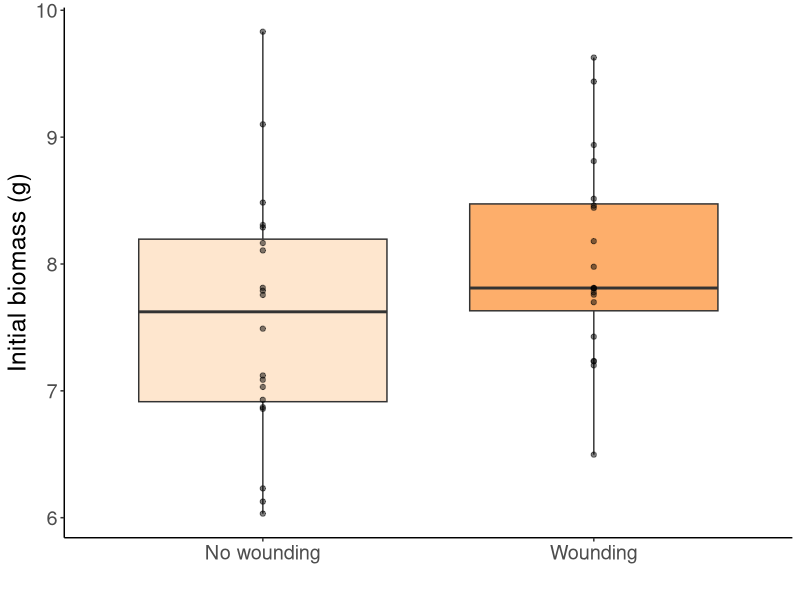
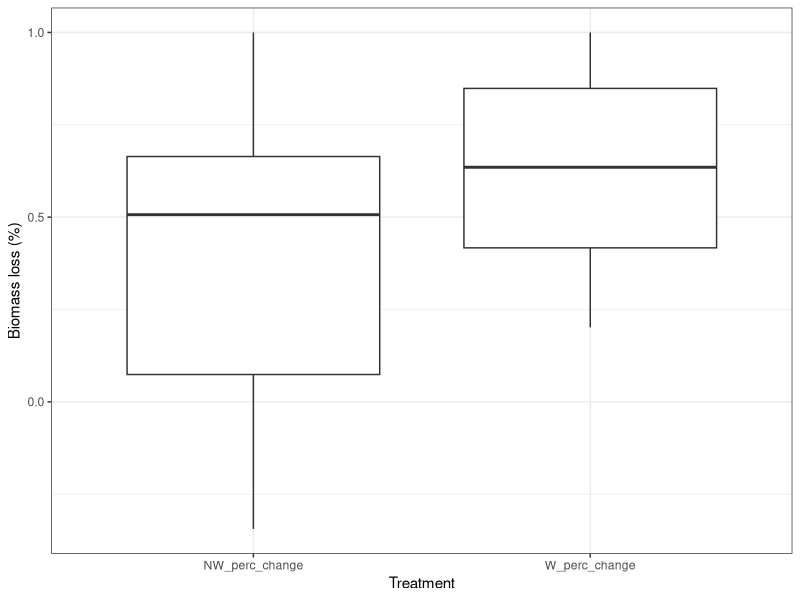
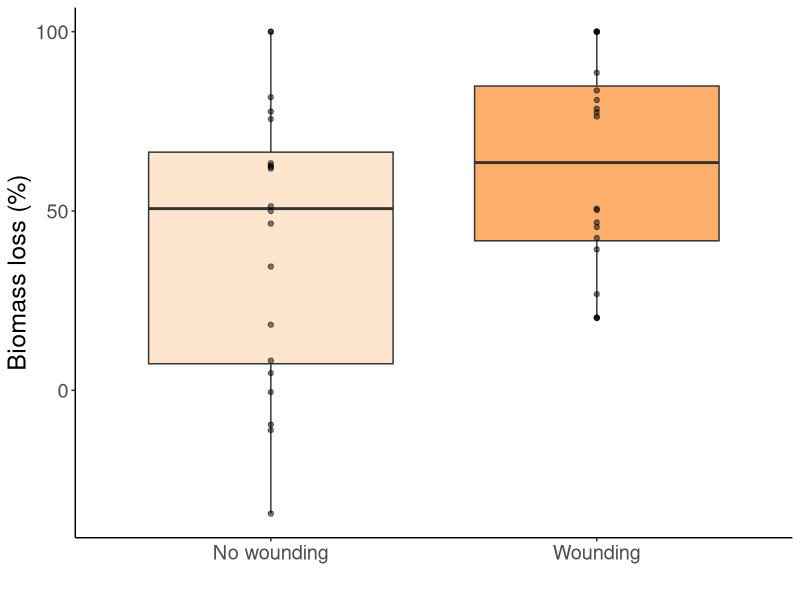
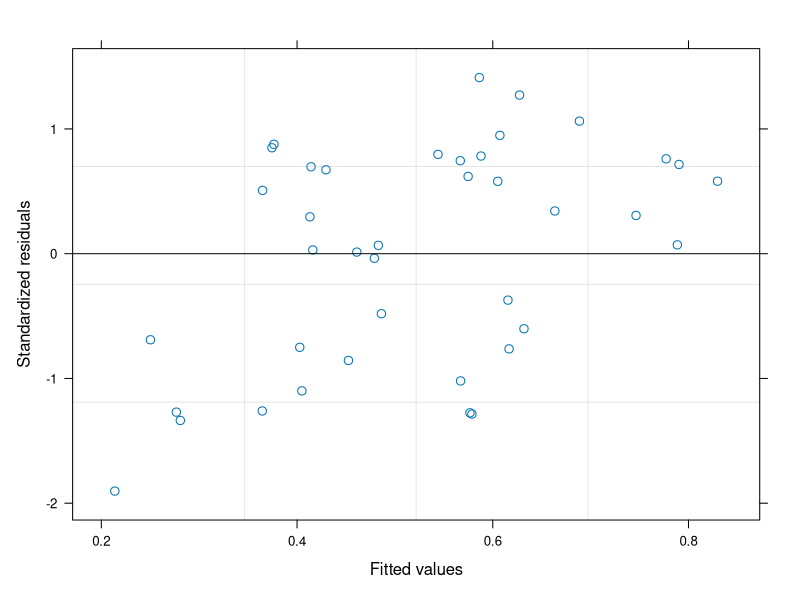
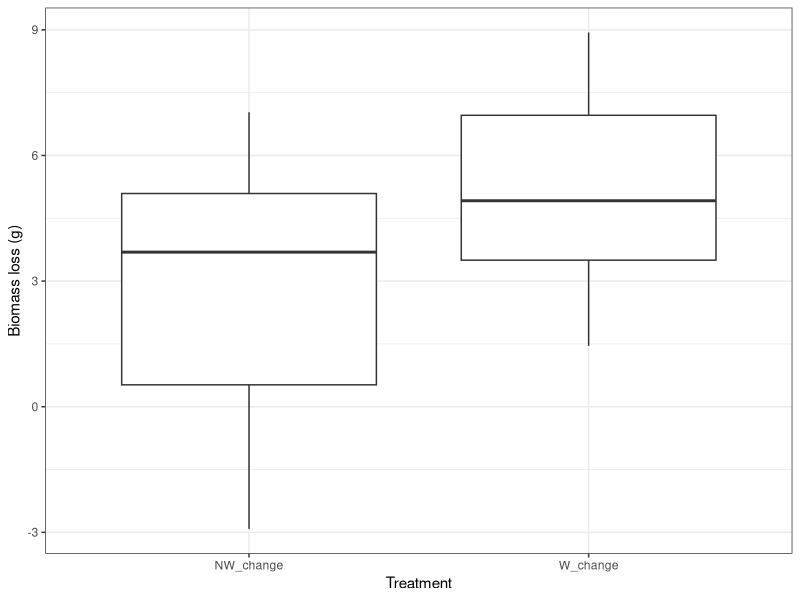
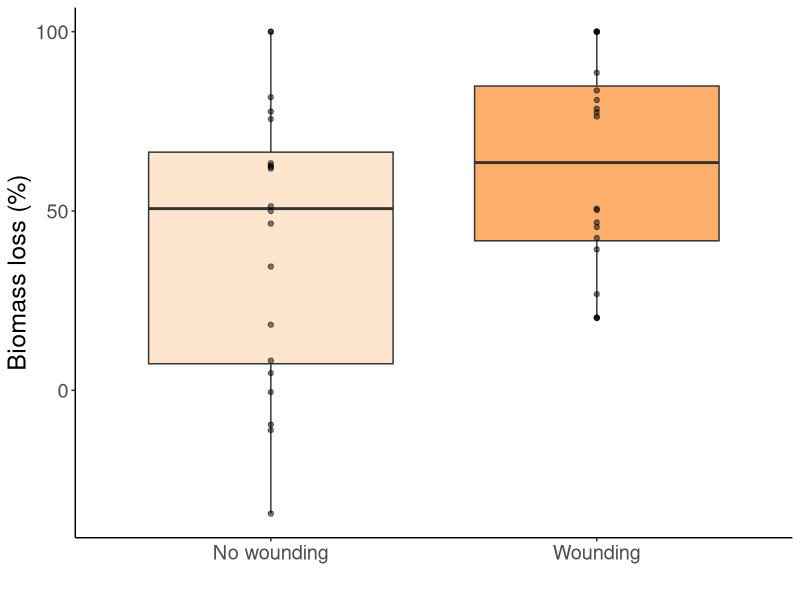

Source code (R) for these figures, in order:
## ---- chunk 1
knitr::opts_chunk$set(echo = TRUE)

require(tidyverse)
require(here)
require(nlme)
## ---- chunk 2
algae <- read_csv(here("data/field_experiment/algae_weight.csv"))

size <- read_csv(here("data/field_experiment/colony_specs.csv"))

monitoring <- read_csv(here("data/field_experiment/colony_monitoring.csv"))
## ---- chunk 3
algae %>% 
  select(NW_algae_initial_weight, W_algae_intial_weight, Colony_ID) %>% 
  pivot_longer(cols = c(NW_algae_initial_weight, W_algae_intial_weight),
               names_to = "Treatment", 
               values_to = "Biomass") -> init_biomass

## ---- chunk 4
init_biomass %>% 
  ggplot(aes(x = Treatment, y = Biomass, fill = Treatment)) +
  geom_boxplot() +
  ylab("Initial biomass (g)") +
  scale_fill_brewer(palette="Oranges") + 
  geom_point(alpha = 0.5) +
  theme_classic() +
  theme(text = element_text(size=18), legend.position="none") +
  xlab("") +
  # rename categories
  scale_x_discrete(labels = c('No wounding','Wounding'))

## ---- chunk 5
init.M <- aov(Biomass ~ Treatment, data = init_biomass)
  summary(init.M) # looks okay
## ---- chunk 6
algae %>% 
  mutate(NW_change = NW_algae_initial_weight - NW_final_weight,
         W_change = W_algae_intial_weight - W_final_weight) %>%
  mutate(NW_perc_change = NW_change/NW_algae_initial_weight,
         W_perc_change = W_change/W_algae_intial_weight) %>%
  select(Colony_ID, NW_perc_change, W_perc_change) %>% 
  pivot_longer(cols = c(NW_perc_change, W_perc_change),
               names_to = "Treatment", 
               values_to = "Percent_change") -> perc_change
## ---- chunk 7
perc_change %>% 
  ggplot(aes(x = Treatment, y = Percent_change)) +
  geom_boxplot() +
  ylab("Biomass loss (%)") +
  theme_bw()
## ---- chunk 8
perc_change %>% 
  mutate(Percent_change = 100*Percent_change) %>% 
  ggplot(aes(x = Treatment, y = Percent_change, fill = Treatment)) +
  geom_boxplot() +
  ylab("Biomass loss (%)") +
  scale_fill_brewer(palette="Oranges") + 
  geom_point(alpha = 0.5) +
  theme_classic() +
  theme(text = element_text(size=18), legend.position="none") +
  xlab("") +
  # rename categories
  scale_x_discrete(labels = c('No wounding','Wounding'))

ggsave(here("figures/field_algal_loss.jpg"), height = 4, width = 6)

## ---- chunk 9
m.PercRE <- lme(Percent_change~Treatment, 
                random=~1|Colony_ID, 
                data=perc_change)
  anova(m.PercRE) # Cool! 
  plot(m.PercRE)

  
## ---- chunk 10
algae %>% 
  mutate(NW_change = NW_algae_initial_weight - NW_final_weight,
         W_change = W_algae_intial_weight - W_final_weight) %>%
  select(Colony_ID, NW_change, W_change) %>% 
  pivot_longer(cols = c(NW_change, W_change),
               names_to = "Treatment", 
               values_to = "Biomass_change") -> biom_change
## ---- chunk 11
biom_change %>% 
  ggplot(aes(x = Treatment, y = Biomass_change)) +
  geom_boxplot() +
  ylab("Biomass loss (g)") +
  theme_bw()
## ---- chunk 12
# with random effect
m.BiomRE <- lme(Biomass_change~Treatment, 
                random=~1|Colony_ID, 
                data=biom_change)
  anova(m.BiomRE) # Cool! 
